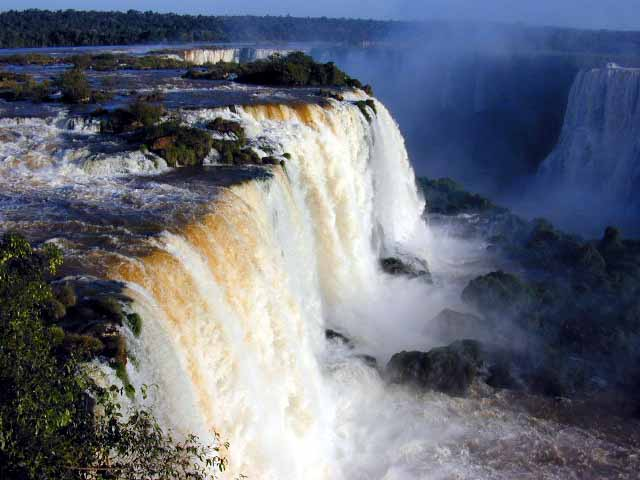
%> input picture HW1/Requirements/Waterfall.jpg, 640 x 480 px; its folder holds 2 pictures in this run
$ octave hw1_display.m   (GNU Octave 9; MATLAB toolbox functions it lacks are replaced by stand-ins)
%> lines starting %> are read from the running program, lines starting %| are printed output that depends on the picture
% task 1: read and display the image using MATLAB
dir = 'Requirements/';
i = imread([dir 'Waterfall.jpg'], 'jpg');
%> i is the input picture: size 480x640x3 uint8; mean R, G, B 103.9, 108.7, 121.9
imshow(i);
title('original image')

% Reporting: Display a message about image loading
disp('Task 1: Image loaded and displayed.');

% task 2: display each band (red, green, and blue) of the image file
r = i;
r(:,:,2:3) = 0;
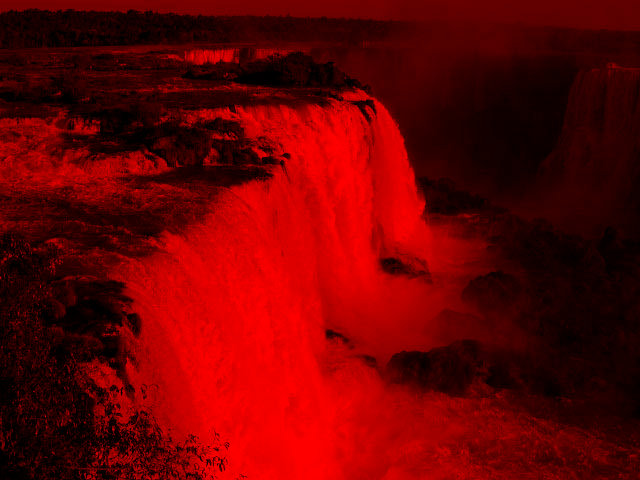
%> r: size 480x640x3 uint8; mean R, G, B 103.9, 0, 0

g = i;
g(:,:,[1 3]) = 0;
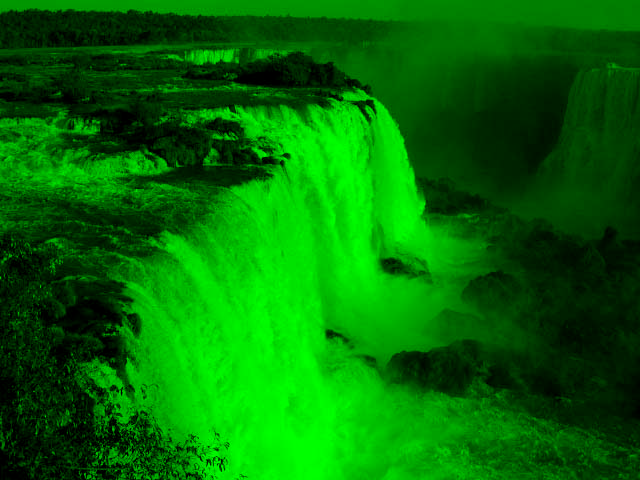
%> g: size 480x640x3 uint8; mean R, G, B 0, 108.7, 0

b = i;
b(:,:,1:2) = 0;
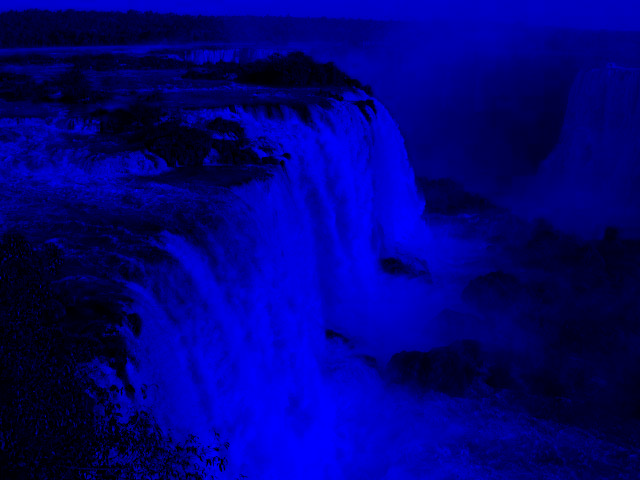
%> b: size 480x640x3 uint8; mean R, G, B 0, 0, 121.9

% the three RGB images
rgb1 = cat(3,r(:,:,1),g(:,:,2),b(:,:,3));

figure;
subplot(1, 3, 1), imshow(r), title('red band');
subplot(1, 3, 2), imshow(g), title('green band');
subplot(1, 3, 3), imshow(b), title('blue band');

% Reporting: Display a message about displaying RGB bands
disp('Task 2: Displayed the red, green, and blue bands.');

% task 3: convert the image into YCbCr color space
ycbcr = rgb2ycbcr(i);
%> ycbcr: size 480x640x3 uint8; mean of channels 1, 2, 3 109.4, 134.5, 124.9

% task 4: display each band separately (Y, Cb, and Cr bands)
y = ycbcr(:, :, 1);
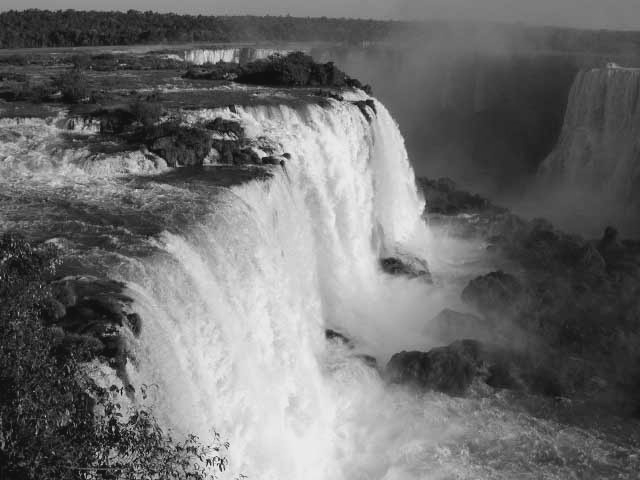
%> y: size 480x640 uint8; min 16, max 235, mean 109.4
cb = ycbcr(:, :, 2);
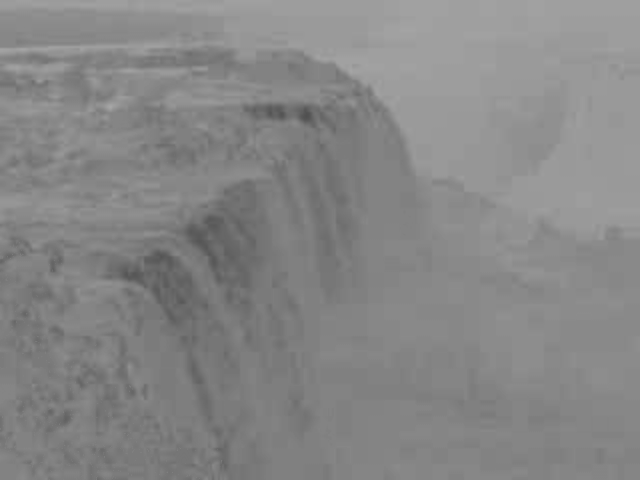
%> cb: size 480x640 uint8; min 80, max 167, mean 134.5
cr = ycbcr(:, :, 3);
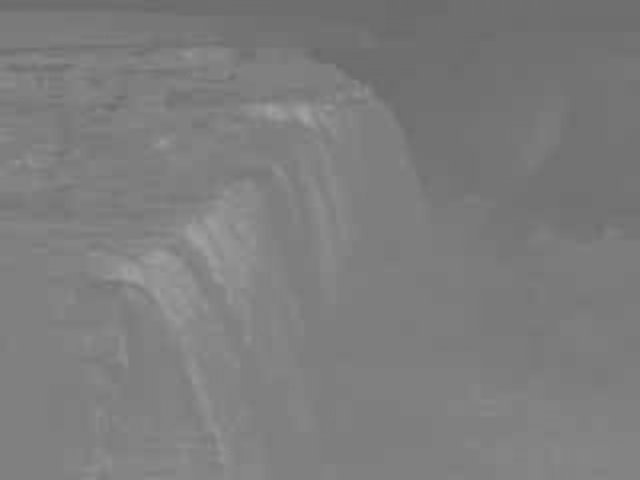
%> cr: size 480x640 uint8; min 105, max 161, mean 124.9

figure;
subplot(1, 3, 1), imshow(y), title('Y band');
subplot(1, 3, 2), imshow(cb), title('Cb band');
subplot(1, 3, 3), imshow(cr), title('Cr band');

% Reporting: Display a message about displaying YCbCr bands
disp('Task 4: Displayed the Y, Cb, and Cr bands.');

% task 5: subsample Cb and Cr bands using 4:2:0 and display both bands
cbSubsampled = imresize(cb, 0.5, 'bilinear'); % bilinear will be used for the interpolation method
crSubsampled = imresize(cr, 0.5, 'bilinear');

figure;
subplot(1, 2, 1), imshow(cbSubsampled), title('subsampled Cb band');
subplot(1, 2, 2), imshow(crSubsampled), title('subsampled Cr band');

% Reporting: Display a message about subsampling
disp('Task 5: Subsampled the Cb and Cr bands.');

% task 6: upsample and display the Cb and Cr bands using simple row and column replication
cbUpsampled = imresize(cbSubsampled, 2, 'nearest'); % nearest will be used for replication
crUpsampled = imresize(crSubsampled, 2, 'nearest');

figure;
subplot(1, 2, 1), imshow(cbUpsampled), title('upsampled Cb band');
subplot(1, 2, 2), imshow(crUpsampled), title('upsampled Cr band');

% Reporting: Display a message about upsampling
disp('Task 6: Upsampled the Cb and Cr bands.');

% task 7: convert the image into RGB format
rgb = ycbcr2rgb(ycbcr);

% task 8: display the original and reconstructed images
figure;
subplot(1, 2, 1), imshow(i), title('original RGB image');
subplot(1, 2, 2), imshow(rgb), title('reconstructed RGB image');

% Reporting: Display a message about image conversion and display
disp('Task 7 and 8: Converted the image to RGB and displayed the original and reconstructed images.');

% task 9: comment on the visual quality of the reconstructed image for both upsampling cases
% you can visually assess the quality and discuss any differences

% Reporting: Display a message about visual quality assessment
disp('Task 9: Please visually assess the quality of the reconstructed images.');

% task 10: measure MSE between the original and reconstructed images
mse = immse(i, rgb);
%> mse = 0.391

% Reporting: Display MSE information in a table
disp('Task 10: Mean squared error (MSE) between original and reconstructed images:');
MSE_Data = {'MSE Value', mse};
%> MSE_Data = {'MSE Value', 0.391}
disp(MSE_Data);
%| {
%|   [1,1] = MSE Value
%|   [1,2] = 0.3912
%| }

% task 11: comment on the compression ratio achieved by subsampling Cb and Cr components for 4:2:0 approach
% calculate and discuss the compression ratio achieved by the 4:2:0 subsampling approach

% Calculate the compression ratio
originalSize = numel(cb);
%> originalSize = 307200
subsampledSize = numel(cbSubsampled);
%> subsampledSize = 76800
compressionRatio = originalSize / subsampledSize;
%> compressionRatio = 4

% Reporting: Display a message about compression ratio
disp('Task 11: Calculated and discussed the compression ratio achieved by the 4:2:0 subsampling approach.');
Compression_Data = {'Compression Ratio', compressionRatio};
%> Compression_Data = {'Compression Ratio', 4}
disp(Compression_Data);
%| {
%|   [1,1] = Compression Ratio
%|   [1,2] = 4
%| }

% end of the code
